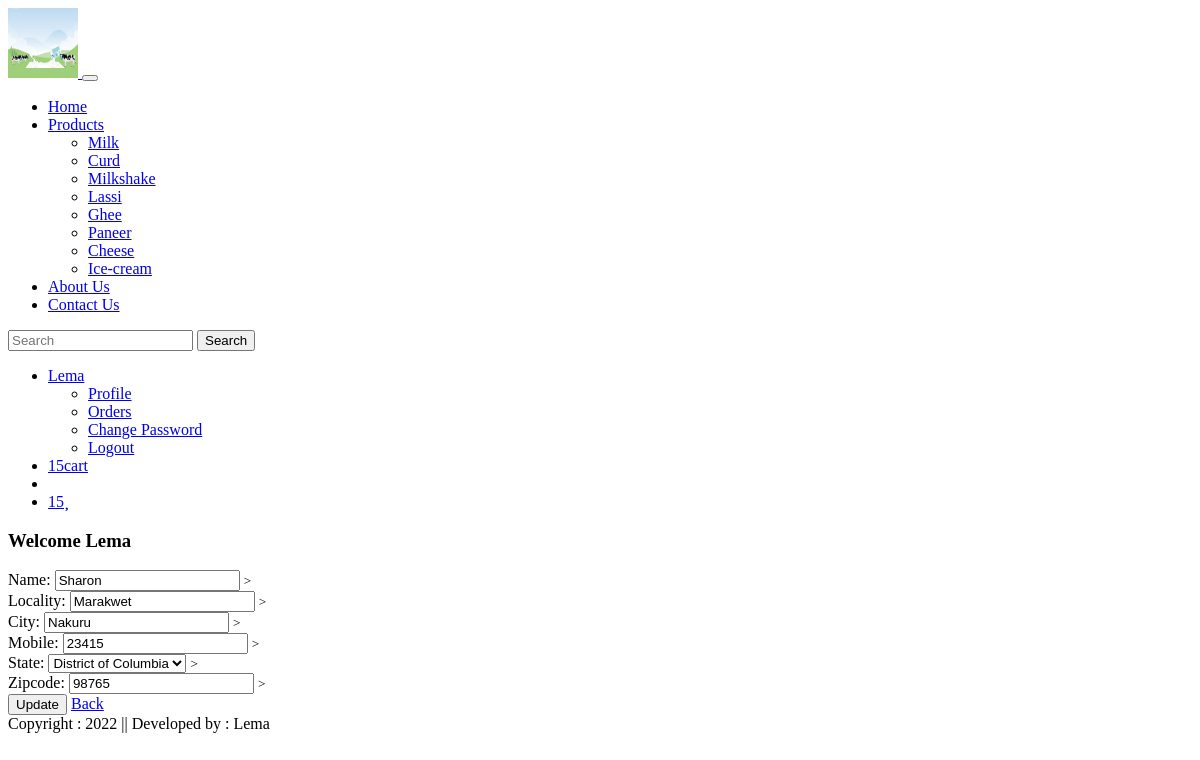
Page /updateAddress/8 (signed in) on the committed database.
### app/models.py (models this page shows, shortened)
class Customer(models.Model):
    user = models.ForeignKey(User, on_delete=models.CASCADE)
    name = models.CharField(max_length=200)
    locality = models.CharField(max_length=200)
    city = models.CharField(max_length=50)
    mobile = models.IntegerField(default=0)
    zipcode = models.IntegerField()
    state = models.CharField(choices=STATE_CHOICES, max_length=100)

### app/views.py (the view, shortened to what this page needs)
# urls.py: path('updateAddress/<int:pk>', views.updateAddress.as_view(), name="updateAddress"),
@method_decorator(login_required, name="dispatch")
class updateAddress(View):
    def get(self, request, pk):
        add = Customer.objects.get(pk=pk)
        totalitem = 0
        wishitem = 0
        if request.user.is_authenticated:
            totalitem=len(Cart.objects.filter(user=request.user))
            wishitem=len(Cart.objects.filter(user=request.user))
        form = CustomerProfileForm(instance=add)
        return render(request, "app/updateAddress.html",locals())

### app/forms.py
class CustomerProfileForm(forms.ModelForm):
    class Meta:
        model = Customer
        fields = ['name', 'locality', 'city', 'mobile', 'state', 'zipcode']
        widgets={
           'name': forms.TextInput(attrs={'class': 'form-control'}),
           'locality': forms.TextInput(attrs={'class': 'form-control'}),
           'city': forms.TextInput(attrs={'class': 'form-control'}),
           'mobile': forms.NumberInput(attrs={'class': 'form-control'}),
           'state': forms.Select(attrs={'class': 'form-control'}),
           'zipcode': forms.NumberInput(attrs={'class': 'form-control'}),
        }

### app/templates/app/updateAddress.html (shortened to what this page needs)
{% extends 'app/base.html' %}
{% load static %}
{% block main-content %}
<div class = "container my-5">
    <div class = "row">
     <h3>Welcome <span class = "text-capitalize">{{request.user}}</span></h3>
        <div class = "col-sm-8 offset-sm-1">
            <form action="" method="post">
                {% for fm in form %}
                    {{fm.label_tag}} {{fm}} <small class = "text-danger">>{{fm.errors|striptags}}</small><br>
                {% endfor %}
                <div class="col-12 mt-3">
                    <button type="submit" class="btn btn-primary"> Update</button>
                    <a href="{% url 'address' %}" type="button" class="btn btn-danger">Back</a>
                </div>
            </form>
        </div>
    </div>
</div>
{% endblock main-content %}

### rows in the picture
Customer: form "Sharon" "Marakwet" "Nakuru" "23415" "District of Columbia" "98765"

### other values in the picture
{{ totalitem }} "15"
{{ wishitem }} "15"
{{ request.user }} "Lema"
{{ fm.label_tag }} "Name:" "Locality:" "City:" "Mobile:" "State:" "Zipcode:"
